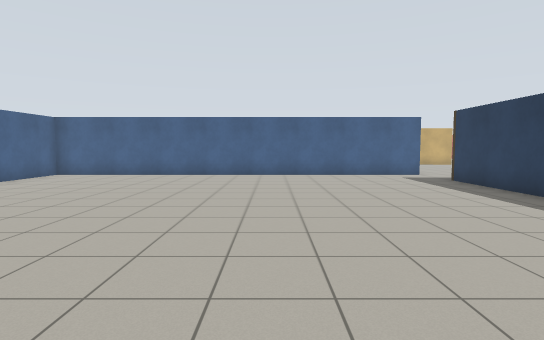
View 1 (above)

22 first-person views from a walk through a robot-simulator world made for Gazebo. The camera is 1.2 m above the floor, tilts 4° down and sees 80° across. The floor is counted in squares, 1 m on a side. Each view is taken from the middle of a square. On the plan, view 1 faces up. The plan holds only what a view shows up to about 13 squares ahead; the rest is blank. Simple patterns stand in for the simulator's built-in surfaces.

View 2
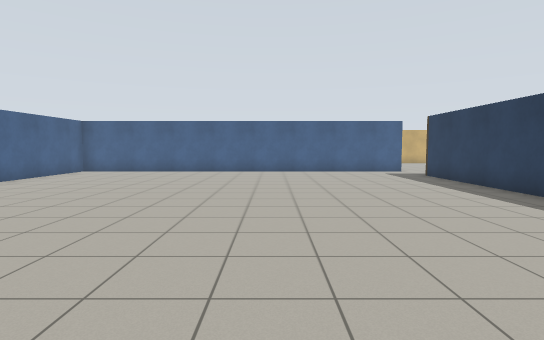

View 3
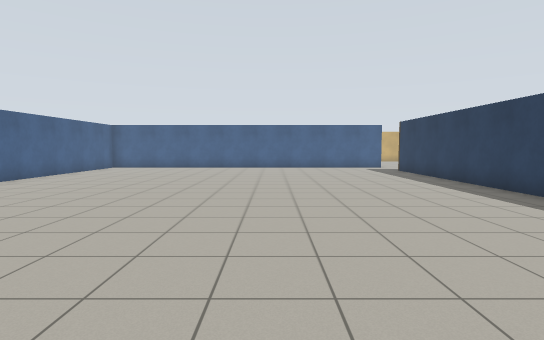

View 4
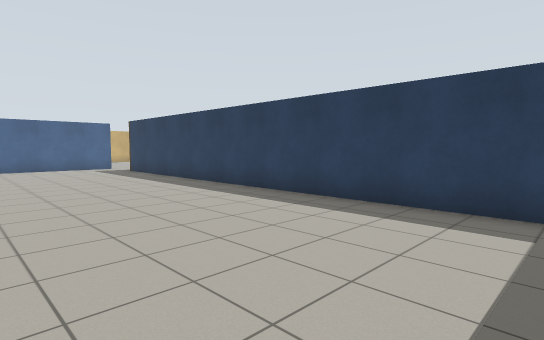

View 5
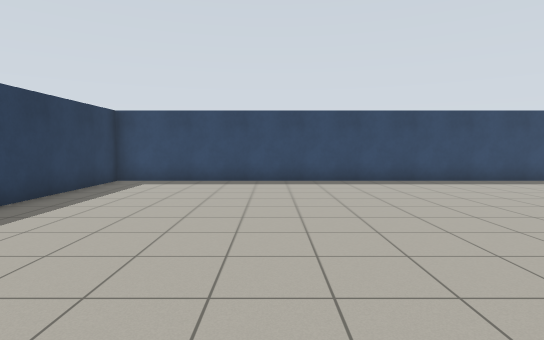

View 6
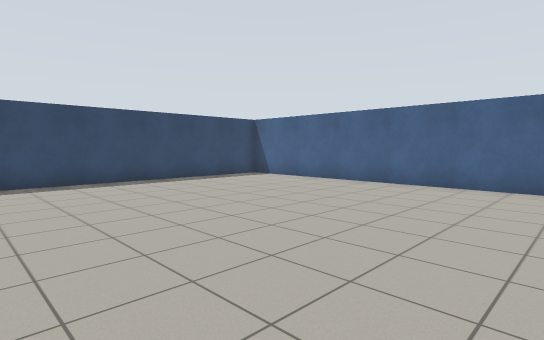

View 7
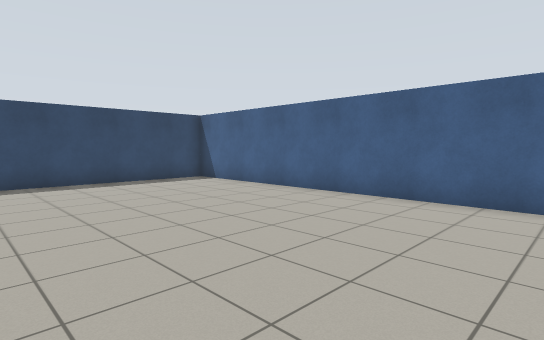

View 8
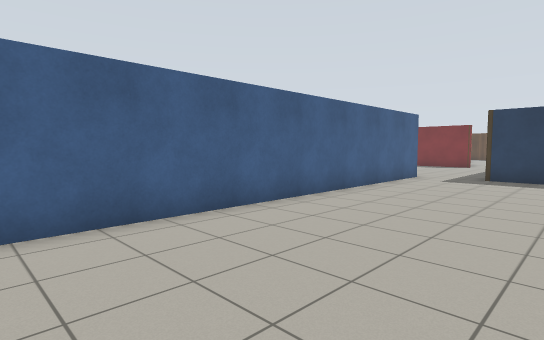

View 9
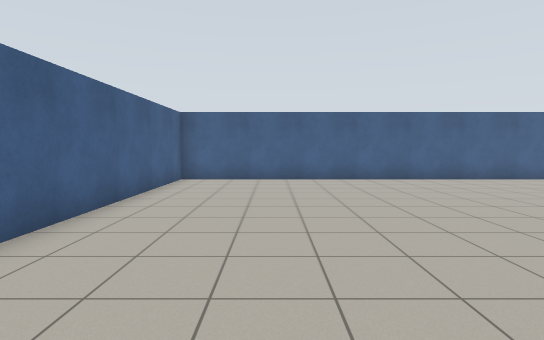

View 10
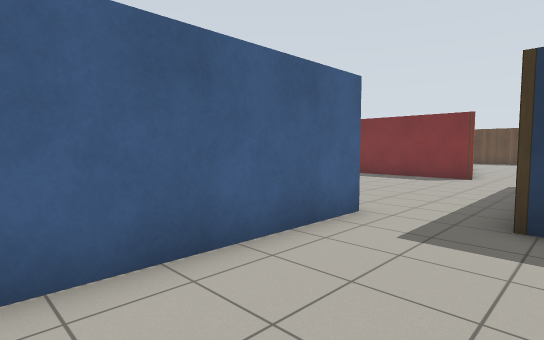

View 11
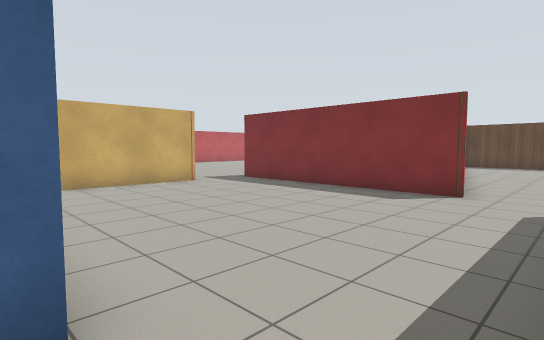

View 12
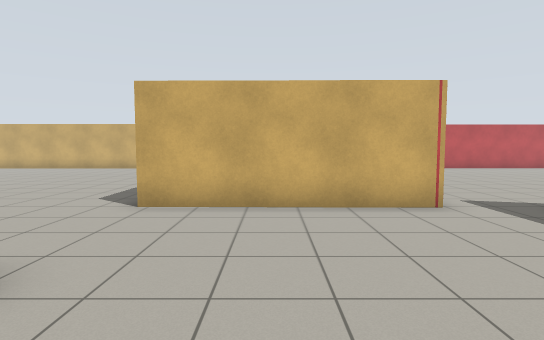

View 13
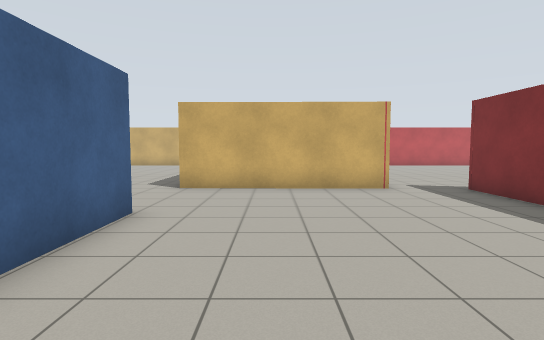

View 14
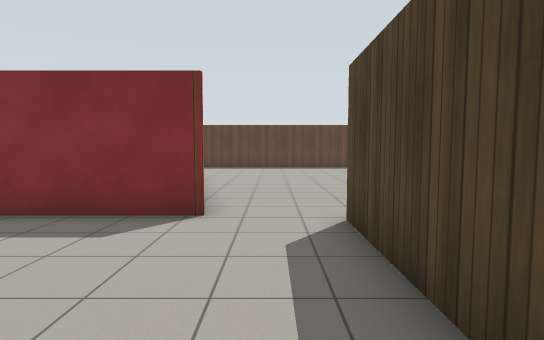

View 15
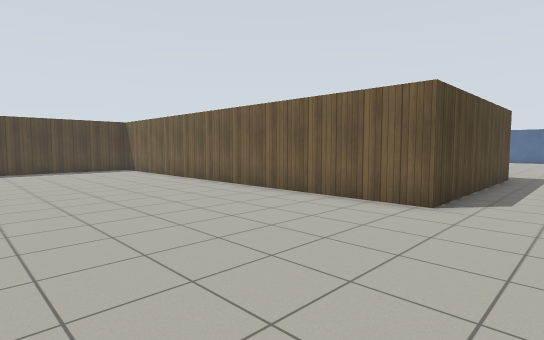

View 16
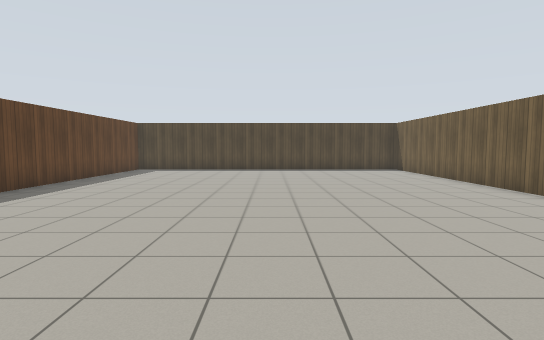

View 17
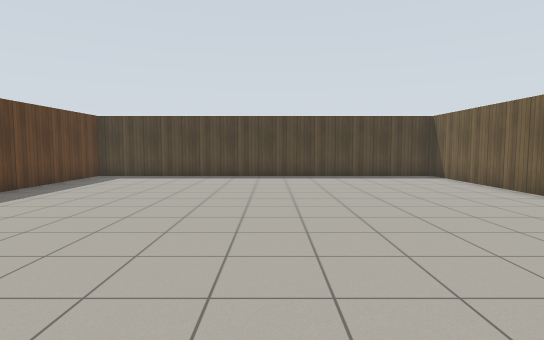

View 18
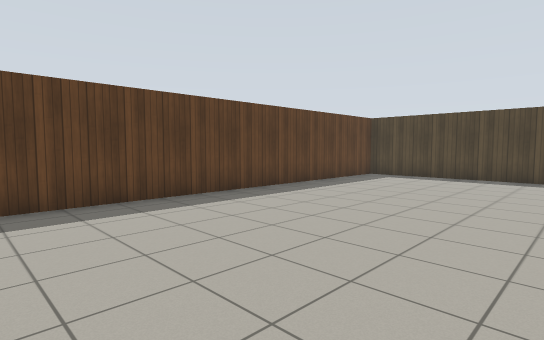

View 19
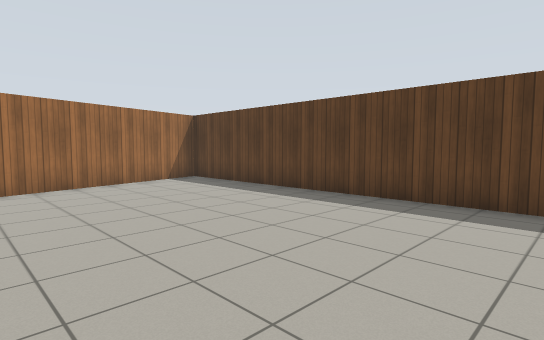

View 20
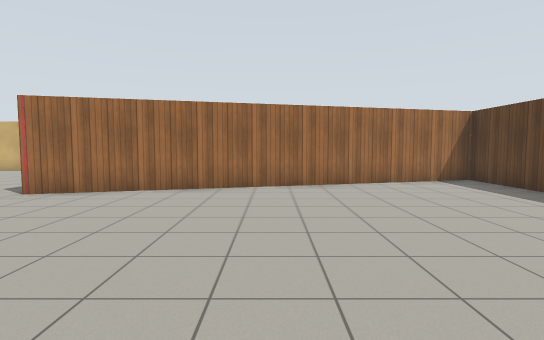

View 21
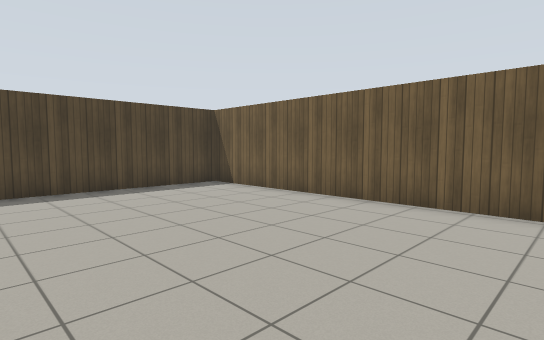

View 22
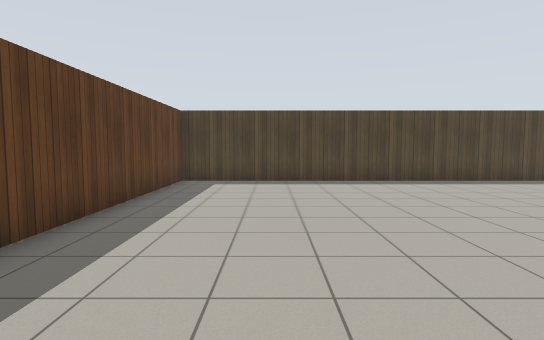

### Floor plan
Ten units are one square. View 1 is at (0, 0); x grows to the right and y downward. Boxes are objects, and circles mark ways between rooms. Rooms are numbered by the first view taken in them; rooms with no view inside come last. Other rooms are left out.
<svg viewBox="-99 -230 386 291">
<path fill="none" stroke="#000" d="M-90 56 65 56 65 -118M65 -141 -94 -141 -94 51M146 -142 146 -223M64 -189 64 -159M124 -224 74 -225M65 -118 143 -118M143 -118 143 36 282 36 282 -178 146 -142"/>
<circle cx="70" cy="-130" r="3" fill="#2a7"/>
<circle cx="145" cy="-135" r="3" fill="#2a7"/>
<text x="-20" y="-40">1</text>
<text x="110" y="-170">2</text>
<text x="210" y="-60">3</text>
</svg>
Room 1 opens to room 2. Room 2 opens to room 3.

Where each view was taken, in squares from view 1:
view 1: 0 up, 0 right, facing up
view 2: 2 down, 0 right, facing up
view 3: 5 down, 0 right, facing up
view 4: 5 down, 0 right, facing up-right
view 5: 6 up, 1 right, facing down
view 6: 6 up, 1 right, facing down-left
view 7: 6 up, 2 left, facing down-left
view 8: 9 up, 7 left, facing up-right
view 9: 2 up, 6 left, facing up
view 10: 11 up, 1 right, facing up-right
view 11: 12 up, 6 right, facing up-right
view 12: 16 up, 9 right, facing up
view 13: 13 up, 9 right, facing up
view 14: 13 up, 9 right, facing right
view 15: 14 up, 21 right, facing down-left
view 16: 14 up, 21 right, facing down
view 17: 10 up, 21 right, facing down
view 18: 10 up, 21 right, facing down-right
view 19: 6 up, 21 right, facing up-right
view 20: 6 up, 21 right, facing up
view 21: 6 up, 21 right, facing down-left
view 22: 8 up, 25 right, facing down
